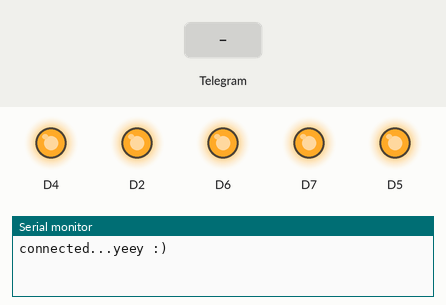
The sketch below on a simulated ESP8266 (NodeMCU). On the bench: output pins drawn as LEDs (lit = HIGH, except the on-board LED, lit = LOW), the last lines printed to the serial monitor. The inputs (shaded band) are chosen by the test bench. WiFi joins after 1.5 s; servers stay silent unless stated.

Above: at 2.7 s.
2.8 s: Telegram message "/Relay1-ON" received
At 3.4 s:
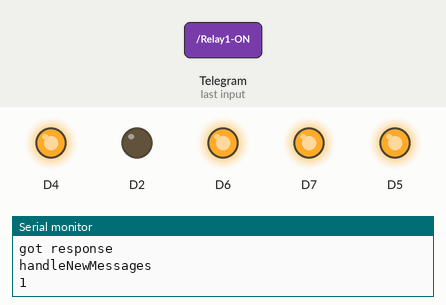
4.3 s: Telegram message "/Light-ON" received
At 5.4 s:
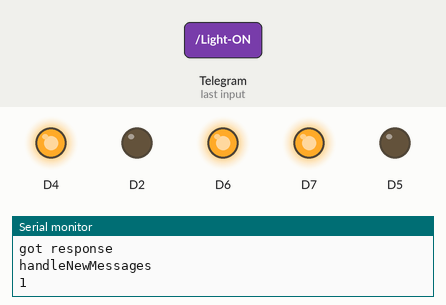
6.0 s: Telegram message "/Relay1-OFF" received
At 7.3 s:
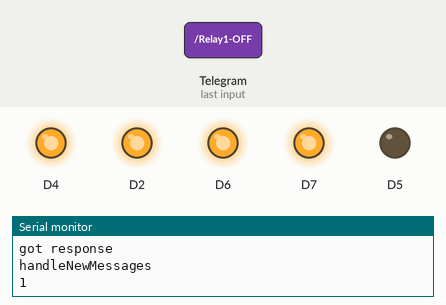
7.6 s: Telegram message "/Light-OFF" received
At 8.2 s:
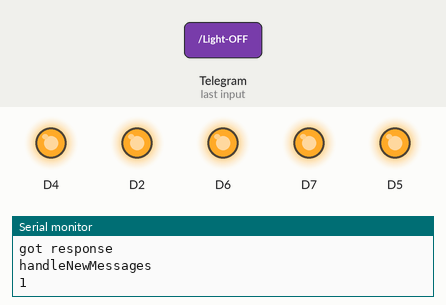
Timing chart, 0 to 10.3 s (numbered marks = the images above; inputs shaded):
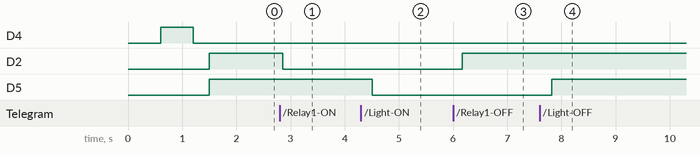

The sketch:

homeauto58.ino
```cpp
#include <UniversalTelegramBot.h>
#include <ESP8266WiFi.h>
#include <WiFiClientSecure.h>
#include <WiFiManager.h>
#include <DNSServer.h>
//char ssid[] = "homenet";
//char password[] = "password";

// Initialize Telegram BOT
#define BOTtoken "941971545:AAH8U8Pxxxxxxxxxxxxxxxxxx"
WiFiClientSecure client;
UniversalTelegramBot bot(BOTtoken, client);

//for LED status
#include <Ticker.h>
Ticker ticker;

void tick()
{
  //toggle state
  int state = digitalRead(BUILTIN_LED);  // get the current state of GPIO1 pin
  digitalWrite(BUILTIN_LED, !state);     // set pin to the opposite state
}

//gets called when WiFiManager enters configuration mode
void configModeCallback (WiFiManager *myWiFiManager) {
  Serial.println("Entered config mode");
  Serial.println(WiFi.softAPIP());
  //if you used auto generated SSID, print it
  Serial.println(myWiFiManager->getConfigPortalSSID());
  //entered config mode, make led toggle faster
  ticker.attach(0.2, tick);
}

int Bot_mtbs = 50;
long Bot_lasttime;
bool Start = false;
String chat_id2;
bool flag = false;

void handleNewMessages(int numNewMessages) {
  Serial.println("handleNewMessages");
  Serial.println(String(numNewMessages));

  for (int i = 0; i < numNewMessages; i++) {
    String chat_id = String(bot.messages[i].chat_id);
    chat_id2 = chat_id;
    String text = bot.messages[i].text;

    String from_name = bot.messages[i].from_name;
    if (from_name == "") from_name = "Guest";

    if (text == "/start") {
      String welcome = "Welcome to Smart Home, " + from_name + ".\n";
      welcome += "I am the SmartHomeBot \n";
      welcome += "Type /options if you want to see what I can do.\n";
      //welcome += "/send_test_action : to send test chat action message\n";
      bot.sendMessage(chat_id, welcome);
    }

    if (text == "/options") {
      String keyboardJson = "[[\"/Relay1-ON\", \"/Relay1-OFF\"],[\"/Light-ON\",\"/Light-OFF\"],[\"/Fan-ON\",\"/Fan-OFF\"],[\"/Relay4-ON\",\"/Relay4-OFF\"]]";
      bot.sendMessageWithReplyKeyboard(chat_id, "Select one of the following options:", "", keyboardJson, true);
    }

    if (text == "/Relay1-ON") {
      digitalWrite(D2, LOW);
      bot.sendMessage(chat_id, "Relay1 Switched on!");
    }

    if (text == "/Relay1-OFF") {
      digitalWrite(D2, HIGH);
      bot.sendMessage(chat_id, "Relay1 Switched off!");
    }

    if (text == "/Light-ON") {
      digitalWrite(D5, LOW);
      bot.sendMessage(chat_id, "Light Switched on!");
    }

    if (text == "/Light-OFF") {
      digitalWrite(D5, HIGH);
      bot.sendMessage(chat_id, "Light Switched off!");
    }


    if (text == "/Fan-ON") {
      digitalWrite(D6, LOW);
      bot.sendMessage(chat_id, "Fan Switched on!");
    }

    if (text == "/Fan-OFF") {
      digitalWrite(D6, HIGH);
      bot.sendMessage(chat_id, "Fan Switched off!");
    }


    if (text == "/Relay4-ON") {
      digitalWrite(D7, LOW);
      bot.sendMessage(chat_id, "Relay4 Switched on!");
    }

    if (text == "/Relay4-OFF") {
      digitalWrite(D7, HIGH);
      bot.sendMessage(chat_id, "Relay4 Switched off!");
    }

//    if (text == "/sensor") {
//      if (digitalRead(4) == 0) {
//        bot.sendMessage(chat_id, "Sleep Sensor!!");
//      } else {
//        bot.sendMessage(chat_id, "Sensor Activated !!");
//      }
//    }
  }
}


void setup() {
  // put your setup code here, to run once:
  Serial.begin(115200);

  //set led pin as output
  pinMode(BUILTIN_LED, OUTPUT);
  // start ticker with 0.5 because we start in AP mode and try to connect
  ticker.attach(0.6, tick);

  //WiFiManager
  //Local intialization. Once its business is done, there is no need to keep it around
  WiFiManager wifiManager;
  //reset settings - for testing
  //wifiManager.resetSettings();

  //set callback that gets called when connecting to previous WiFi fails, and enters Access Point mode
  wifiManager.setAPCallback(configModeCallback);

  if (!wifiManager.autoConnect("SmartHomeBot", "password*")) {
    Serial.println("failed to connect and hit timeout");
    //reset and try again, or maybe put it to deep sleep
    ESP.reset();
    delay(1000);
  }
  //if you get here you have connected to the WiFi
  Serial.println("connected...yeey :)");
  ticker.detach();
  //keep LED on
  digitalWrite(BUILTIN_LED, LOW);

  pinMode(D2, OUTPUT);
  pinMode(D5, OUTPUT);
  pinMode(D6, OUTPUT);
  pinMode(D7, OUTPUT);
  digitalWrite(D2, HIGH);
  digitalWrite(D5, HIGH);
  digitalWrite(D6, HIGH);
  digitalWrite(D7, HIGH);
//  pinMode(4, INPUT_PULLUP);
}

void loop() {
  if (millis() > Bot_lasttime + Bot_mtbs)  {
    int numNewMessages = bot.getUpdates(bot.last_message_received + 1);

    while (numNewMessages) {
      Serial.println("got response");
      handleNewMessages(numNewMessages);
      numNewMessages = bot.getUpdates(bot.last_message_received + 1);
    }

//    if (digitalRead(4) == 1) {
//      if (flag == false) {
//        bot.sendMessage(chat_id2, "Sensor is activated!!!");
//        flag = true;
//      }
//    } else {
//      flag = false;
//    }


    Bot_lasttime = millis();
  }
}
```

Measured:
- after the input at 2.8 s, D2: HIGH → LOW after 0.06 s
- after the input at 4.3 s, D5: HIGH → LOW after 0.21 s
- after the input at 6.0 s, D2: LOW → HIGH after 0.17 s
- after the input at 7.6 s, D5: LOW → HIGH after 0.22 s
